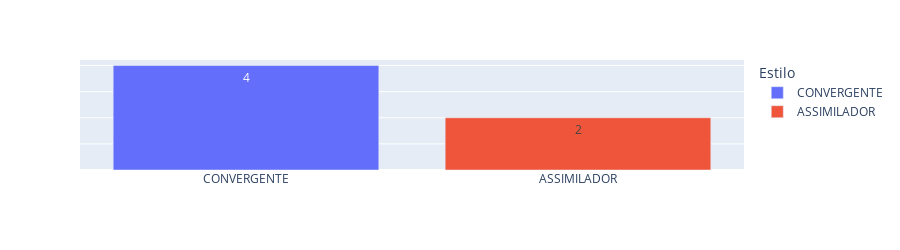

Here is the notebook cell this chart was saved with:
### Code cell
fig_bar = px.bar(test_turma, x='index', y='ESTILO',
                 hover_data=['index', 'ESTILO'], 
                  color='index',
                  text='ESTILO',
                  labels={'index':'Estilo'},
                 height=250)
fig_bar.update_yaxes(title=None, showticklabels=False) 
fig_bar.update_xaxes(title=None) 
fig_bar.show()

### Figure 1 — Plotly figure (JSON) as saved in the notebook; plotly's stock layout.template omitted (floating-point values rounded to 4 significant figures)
{"data": [{"alignmentgroup": "True", "hovertemplate": "Estilo=%{x}<br>ESTILO=%{text}<extra></extra>", "legendgroup": "CONVERGENTE", "marker": {"color": "#636efa"}, "name": "CONVERGENTE", "offsetgroup": "CONVERGENTE", "orientation": "v", "showlegend": true, "text": [4], "textposition": "auto", "type": "bar", "x": ["CONVERGENTE"], "xaxis": "x", "y": [4], "yaxis": "y"}, {"alignmentgroup": "True", "hovertemplate": "Estilo=%{x}<br>ESTILO=%{text}<extra></extra>", "legendgroup": "ASSIMILADOR", "marker": {"color": "#EF553B"}, "name": "ASSIMILADOR", "offsetgroup": "ASSIMILADOR", "orientation": "v", "showlegend": true, "text": [2], "textposition": "auto", "type": "bar", "x": ["ASSIMILADOR"], "xaxis": "x", "y": [2], "yaxis": "y"}], "layout": {"barmode": "relative", "height": 250, "legend": {"title": {"text": "Estilo"}, "tracegroupgap": 0}, "margin": {"t": 60}, "xaxis": {"anchor": "y", "categoryarray": ["CONVERGENTE", "ASSIMILADOR"], "categoryorder": "array", "domain": [0, 1], "title": {}}, "yaxis": {"anchor": "x", "domain": [0, 1], "showticklabels": false, "title": {}}}}
